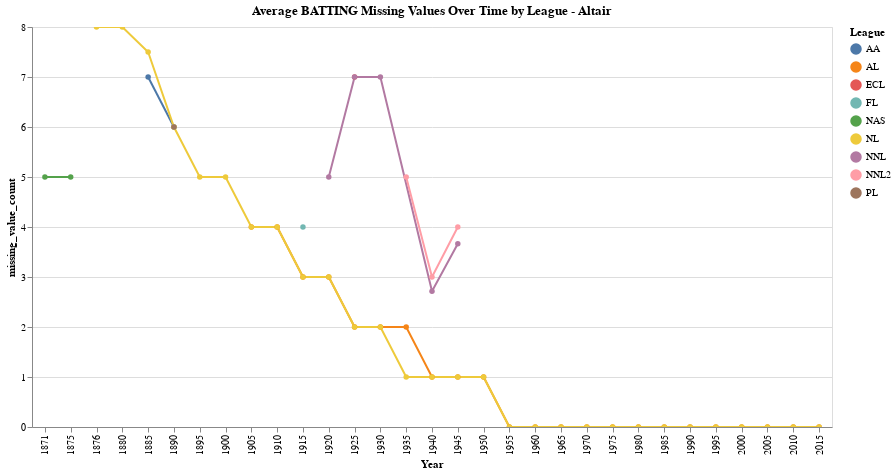

Here is the notebook cell this chart was saved with:
### Markdown cell above
# Yosef- I used altair to create a plot visualizing missing values in the batting data  for each league.

### Code cell
batting_grouped_by_league_year_df = batting_df.groupby(['League', 'Year'])['missing_value_count'].mean().reset_index()

selection = alt.selection_multi(fields=['League'], bind='legend')

chart = alt.Chart(batting_grouped_by_league_year_df).mark_line(point=True).encode(
    x='Year:O',
    y='missing_value_count:Q',
    color='League:N',
    tooltip=['League', 'Year', 'missing_value_count'],
    opacity=alt.condition(selection, alt.value(1), alt.value(0.2))
).properties(
    title='Average BATTING Missing Values Over Time by League - Altair',
    width=800,
    height=400
).add_selection(
    selection
).interactive()

chart

### Figure 1 — Vega-Lite specification as saved in the notebook (floating-point values rounded to 4 significant figures)
{"config": {"view": {"continuousWidth": 300, "continuousHeight": 300}}, "data": {"name": "data-2bbe2019a9488bc22a9a4468821ad9ac"}, "mark": {"type": "line", "point": true}, "encoding": {"color": {"field": "League", "type": "nominal"}, "opacity": {"condition": {"param": "param_32", "value": 1}, "value": 0.2}, "tooltip": [{"field": "League", "type": "nominal"}, {"field": "Year", "type": "quantitative"}, {"field": "missing_value_count", "type": "quantitative"}], "x": {"field": "Year", "type": "ordinal"}, "y": {"field": "missing_value_count", "type": "quantitative"}}, "height": 400, "params": [{"name": "param_32", "select": {"type": "point", "fields": ["League"]}, "bind": "legend"}, {"name": "param_33", "select": {"type": "interval", "encodings": ["x", "y"]}, "bind": "scales"}], "title": "Average BATTING Missing Values Over Time by League - Altair", "width": 800, "$schema": "https://vega.github.io/schema/vega-lite/v5.20.1.json", "datasets": {"data-2bbe2019a9488bc22a9a4468821ad9ac": [{"League": "AA", "Year": 1885, "missing_value_count": 7.0}, {"League": "AA", "Year": 1890, "missing_value_count": 6.0}, {"League": "AL", "Year": 1905, "missing_value_count": 4.0}, {"League": "AL", "Year": 1910, "missing_value_count": 4.0}, {"League": "AL", "Year": 1915, "missing_value_count": 3.0}, {"League": "AL", "Year": 1920, "missing_value_count": 3.0}, {"League": "AL", "Year": 1925, "missing_value_count": 2.0}, {"League": "AL", "Year": 1930, "missing_value_count": 2.0}, {"League": "AL", "Year": 1935, "missing_value_count": 2.0}, {"League": "AL", "Year": 1940, "missing_value_count": 1.0}, {"League": "AL", "Year": 1945, "missing_value_count": 1.0}, {"League": "AL", "Year": 1950, "missing_value_count": 1.0}, {"League": "AL", "Year": 1955, "missing_value_count": 0.0}, {"League": "AL", "Year": 1960, "missing_value_count": 0.0}, {"League": "AL", "Year": 1965, "missing_value_count": 0.0}, {"League": "AL", "Year": 1970, "missing_value_count": 0.0}, {"League": "AL", "Year": 1975, "missing_value_count": 0.0}, {"League": "AL", "Year": 1980, "missing_value_count": 0.0}, {"League": "AL", "Year": 1985, "missing_value_count": 0.0}, {"League": "AL", "Year": 1990, "missing_value_count": 0.0}, {"League": "AL", "Year": 1995, "missing_value_count": 0.0}, {"League": "AL", "Year": 2000, "missing_value_count": 0.0}, {"League": "AL", "Year": 2005, "missing_value_count": 0.0}, {"League": "AL", "Year": 2010, "missing_value_count": 0.0}, {"League": "AL", "Year": 2015, "missing_value_count": 0.0}, {"League": "ECL", "Year": 1925, "missing_value_count": 7.0}, {"League": "FL", "Year": 1915, "missing_value_count": 4.0}, {"League": "NAS", "Year": 1871, "missing_value_count": 5.0}, {"League": "NAS", "Year": 1875, "missing_value_count": 5.0}, {"League": "NL", "Year": 1876, "missing_value_count": 8.0}, {"League": "NL", "Year": 1880, "missing_value_count": 8.0}, {"League": "NL", "Year": 1885, "missing_value_count": 7.5}, {"League": "NL", "Year": 1890, "missing_value_count": 6.0}, {"League": "NL", "Year": 1895, "missing_value_count": 5.0}, {"League": "NL", "Year": 1900, "missing_value_count": 5.0}, {"League": "NL", "Year": 1905, "missing_value_count": 4.0}, {"League": "NL", "Year": 1910, "missing_value_count": 4.0}, {"League": "NL", "Year": 1915, "missing_value_count": 3.0}, {"League": "NL", "Year": 1920, "missing_value_count": 3.0}, {"League": "NL", "Year": 1925, "missing_value_count": 2.0}, {"League": "NL", "Year": 1930, "missing_value_count": 2.0}, {"League": "NL", "Year": 1935, "missing_value_count": 1.0}, {"League": "NL", "Year": 1940, "missing_value_count": 1.0}, {"League": "NL", "Year": 1945, "missing_value_count": 1.0}, {"League": "NL", "Year": 1950, "missing_value_count": 1.0}, {"League": "NL", "Year": 1955, "missing_value_count": 0.0}, {"League": "NL", "Year": 1960, "missing_value_count": 0.0}, {"League": "NL", "Year": 1965, "missing_value_count": 0.0}, {"League": "NL", "Year": 1970, "missing_value_count": 0.0}, {"League": "NL", "Year": 1975, "missing_value_count": 0.0}, {"League": "NL", "Year": 1980, "missing_value_count": 0.0}, {"League": "NL", "Year": 1985, "missing_value_count": 0.0}, {"League": "NL", "Year": 1990, "missing_value_count": 0.0}, {"League": "NL", "Year": 1995, "missing_value_count": 0.0}, {"League": "NL", "Year": 2000, "missing_value_count": 0.0}, {"League": "NL", "Year": 2005, "missing_value_count": 0.0}, {"League": "NL", "Year": 2010, "missing_value_count": 0.0}, {"League": "NL", "Year": 2015, "missing_value_count": 0.0}, {"League": "NNL", "Year": 1920, "missing_value_count": 5.0}, {"League": "NNL", "Year": 1925, "missing_value_count": 7.0}, {"League": "NNL", "Year": 1930, "missing_value_count": 7.0}, {"League": "NNL", "Year": 1940, "missing_value_count": 2.714}, {"League": "NNL", "Year": 1945, "missing_value_count": 3.667}, {"League": "NNL2", "Year": 1935, "missing_value_count": 5.0}, {"League": "NNL2", "Year": 1940, "missing_value_count": 3.0}, {"League": "NNL2", "Year": 1945, "missing_value_count": 4.0}, {"League": "PL", "Year": 1890, "missing_value_count": 6.0}]}}
